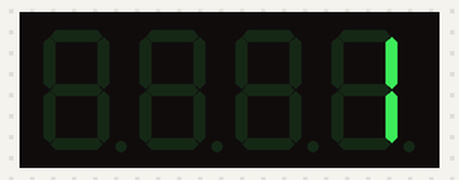
Simulated run of this sketch. Board: Arduino Uno, built with avr-gcc and run on an emulated ATmega328P. Parts: 4-digit seven-segment display.

Above: at 0.1 s.
At 4.8 s:
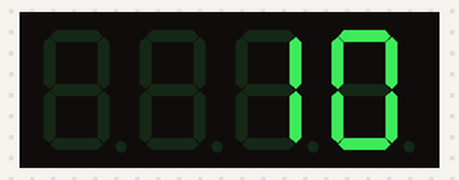
At 9.5 s:
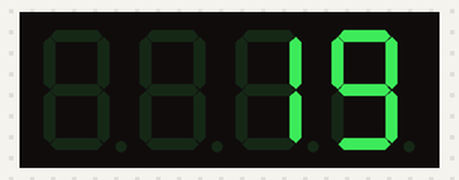
At 19.4 s:
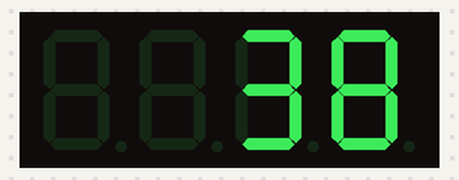
At 29.3 s:
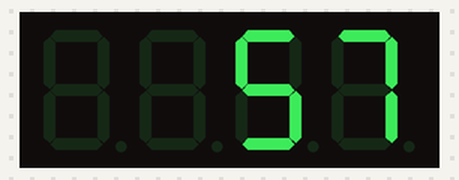
At 39.2 s:
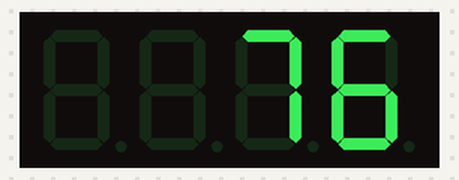

Measured:
- what the display in image 1 shows lasts 0.5 s, from 4.7 s to 5.2 s

The sketch:

TM1637.ino
```cpp
#include <TM1637Display.h>

#define CLK 3
#define DIO 2

TM1637Display display(CLK, DIO);

int count = 1;

void setup() {
  display.setBrightness(7); // 0–7
}

void loop() {
  display.showNumberDec(count);

  count++;

  if (count > 100) {
    count = 1; // restart
  }

  delay(500); // speed of counting
}
```
